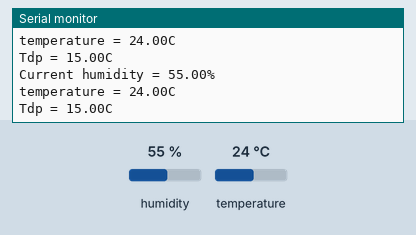
A sketch run on a simulated Arduino Uno, built with avr-gcc and run on an emulated ATmega328P. Shown: the last lines printed to the serial monitor. The inputs (shaded band) are chosen by the test bench; at power-on: humidity 55 %, temperature 24 °C.

Above: at 2.2 s.
2.3 s: humidity set to 22 %
At 3.6 s:
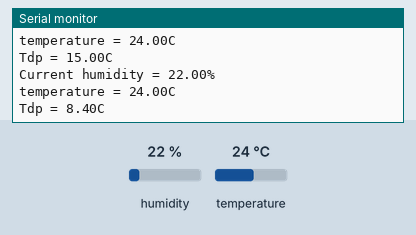
3.8 s: temperature set to 12 °C
At 4.9 s:
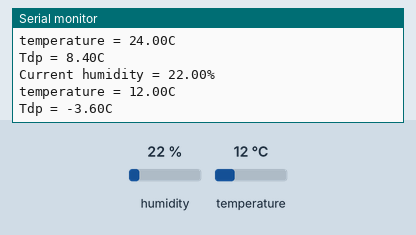
5.3 s: humidity set to 40 %
At 6.5 s:
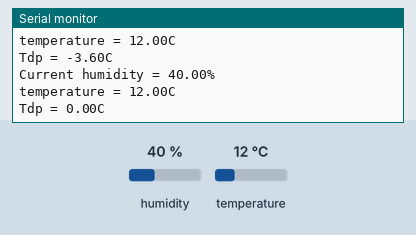
Timing chart, 0 to 8.3 s (numbered marks = the images above; inputs shaded):
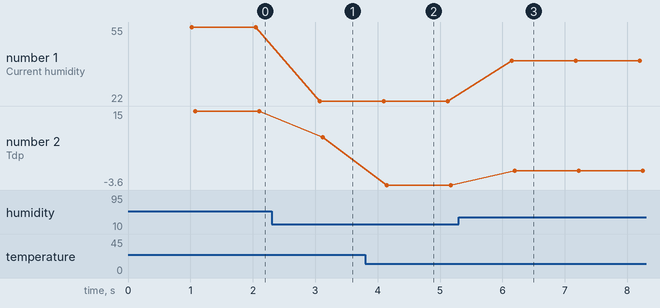

Measured:
- after the input at 2.3 s, the serial monitor: prints a new line after 0.77 s (image 1)
- after the input at 3.8 s, the serial monitor: prints a new line after 0.33 s (image 2)
- after the input at 5.3 s, the serial monitor: prints a new line after 0.85 s (image 3)
- plotted number 1: 55 → 22 after the input at 2.3 s, 22 → 40 after the input at 5.3 s
- plotted number 2: 15 → 8.4 after the input at 2.3 s, 8.4 → -3.6 after the input at 3.8 s, -3.6 → 0 after the input at 5.3 s

The sketch:

d3.ino
```cpp
#include <dht.h>
#define dht_dpin A0

dht DHT;

void setup(){
  Serial.begin(9600);
  delay(300);
  Serial.println("Humidity and temperature");
  delay(700);
}

void loop(){
  DHT.read11(dht_dpin);

  Serial.print("Current humidity = ");
  Serial.print(DHT.humidity);
  Serial.println("%");
  Serial.print("temperature = ");
  Serial.print(DHT.temperature);
  Serial.println("C");
  Serial.print("Tdp = ");
  float tdp = DHT.temperature - ((100 - DHT.humidity) / 5);
  Serial.print(tdp);
  Serial.println("C");
  delay(1000);
}
```
